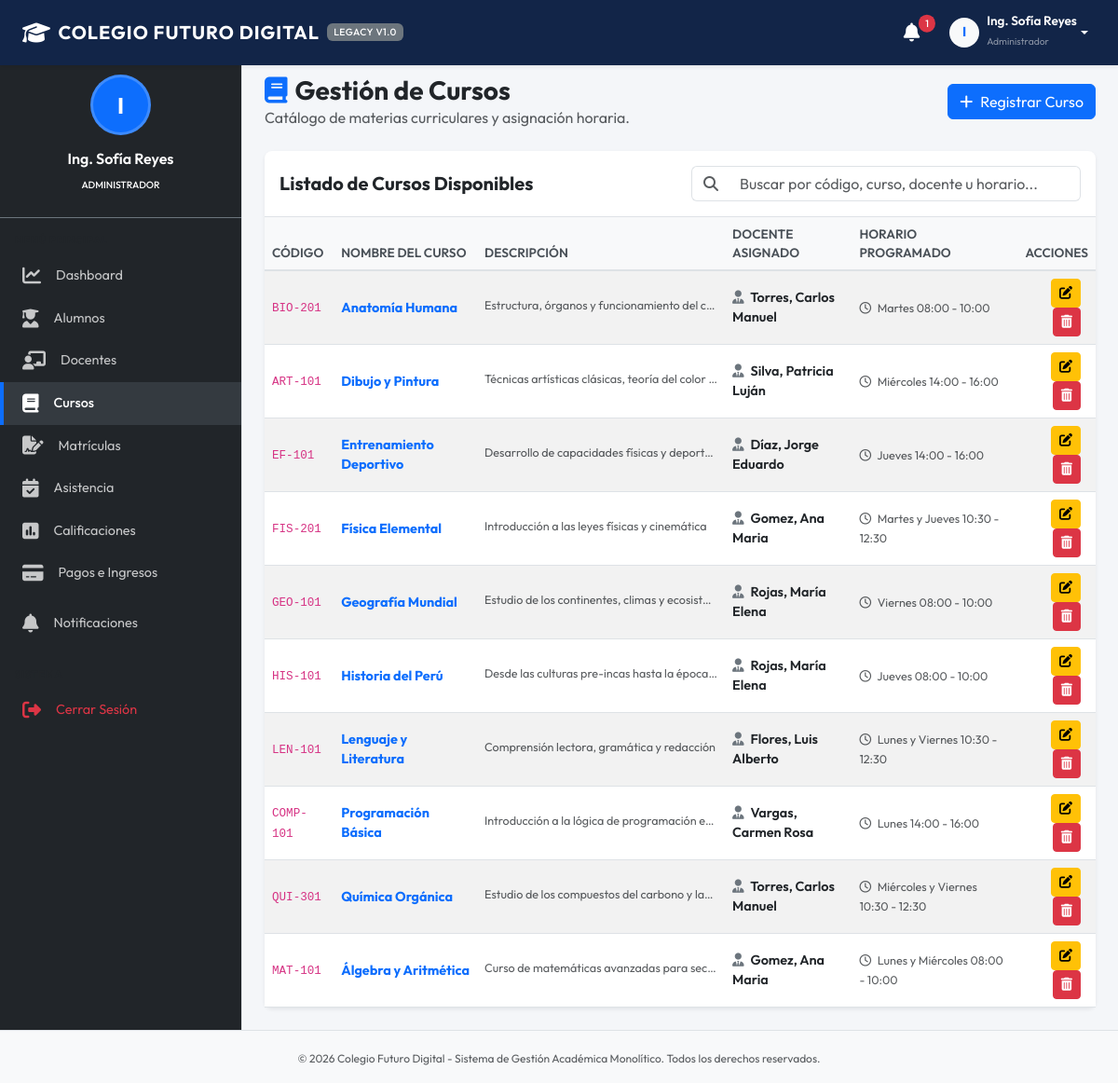
Screenshot of /modules/cursos.php (signed in) with the database file from the repository.
### tables this page shows
CREATE TABLE cursos (
            id INTEGER PRIMARY KEY AUTOINCREMENT,
            nombre TEXT NOT NULL,
            codigo TEXT UNIQUE NOT NULL,
            descripcion TEXT,
            profesor_id INTEGER,
            horario TEXT,
            FOREIGN KEY (profesor_id) REFERENCES profesores(id) ON DELETE SET NULL
        );

CREATE TABLE profesores (
            id INTEGER PRIMARY KEY AUTOINCREMENT,
            usuario_id INTEGER UNIQUE,
            nombre TEXT NOT NULL,
            apellido TEXT NOT NULL,
            especialidad TEXT,
            telefono TEXT,
            email TEXT,
            FOREIGN KEY (usuario_id) REFERENCES usuarios(id) ON DELETE SET NULL
        );

### modules/cursos.php (the view, shortened to what this page needs)
<?php
$rol = $_SESSION['usuario_rol'];
$can_modify = in_array($rol, ['Director', 'Administrador']);
$action = $_GET['action'] ?? 'list';
require_once __DIR__ . '/../includes/header.php';
require_once __DIR__ . '/../includes/sidebar.php';
?>
<div class="d-flex justify-content-between align-items-center mb-4">
    <div>
        <h1 class="h3 mb-0 text-dark fw-bold"><i class="fa-solid fa-book me-2 text-primary"></i>Gestión de Cursos</h1>
        <p class="text-muted mb-0">Catálogo de materias curriculares y asignación horaria.</p>
    </div>
    <?php if ($action === 'list' && $can_modify): ?>
        <a href="cursos.php?action=new" class="btn btn-primary"><i class="fa-solid fa-plus me-2"></i>Registrar Curso</a>
    <?php elseif ($action !== 'list'): ?>
        <a href="cursos.php" class="btn btn-outline-secondary"><i class="fa-solid fa-arrow-left me-2"></i>Volver al Listado</a>
    <?php endif; ?>
</div>
<?php if ($action === 'list'): ?>
    <?php
    try {
        $stmt = $pdo->query("
            SELECT c.*, p.nombre as prof_nombre, p.apellido as prof_apellido
            FROM cursos c
            LEFT JOIN profesores p ON c.profesor_id = p.id
            ORDER BY c.nombre ASC
        ");
        $cursos = $stmt->fetchAll();
    } catch (PDOException $e) {
        echo "<div class='alert alert-danger'>Error al cargar cursos: " . $e->getMessage() . "</div>";
        $cursos = [];
    }
    ?>
    <div class="card bg-white shadow-sm border-0">
        <div class="card-header bg-transparent border-bottom py-3">
            <div class="row align-items-center">
                <div class="col-md-6">
                    <h5 class="card-title mb-0 fw-bold">Listado de Cursos Disponibles</h5>
                </div>
                <div class="col-md-6 mt-2 mt-md-0">
                    <div class="input-group">
                        <span class="input-group-text bg-white border-end-0"><i class="fa-solid fa-magnifying-glass text-muted"></i></span>
                        <input type="text" class="form-control border-start-0" id="tableSearch" placeholder="Buscar por código, curso, docente u horario...">
                    </div>
                </div>
            </div>
        </div>
        <div class="card-body p-0">
            <div class="table-responsive">
                <table class="table table-hover table-striped align-middle mb-0">
                    <thead>
                        <tr>
                            <th>Código</th>
                            <th>Nombre del Curso</th>
                            <th>Descripción</th>
                            <th>Docente Asignado</th>
                            <th>Horario Programado</th>
                            <?php if ($can_modify): ?>
                                <th class="text-end">Acciones</th>
                            <?php endif; ?>
                        </tr>
                    </thead>
                    <tbody>
                        <?php if (empty($cursos)): ?>
                            <tr>
                                <td colspan="<?php echo $can_modify ? '6' : '5'; ?>" class="text-center py-4 text-muted">No se registran cursos.</td>
                            </tr>
                        <?php else: ?>
                            <?php foreach ($cursos as $c): ?>
                                <tr>
                                    <td><code><?php echo htmlspecialchars($c['codigo']); ?></code></td>
                                    <td class="fw-bold text-primary"><?php echo htmlspecialchars($c['nombre']); ?></td>
                                    <td><small class="text-muted text-truncate d-inline-block" style="max-width: 250px;"><?php echo htmlspecialchars($c['descripcion'] ?: '-'); ?></small></td>
                                    <td>
                                        <?php if ($c['profesor_id']): ?>
                                            <div class="fw-semibold"><i class="fa-solid fa-user-tie me-1 text-secondary"></i> <?php echo htmlspecialchars($c['prof_apellido'] . ', ' . $c['prof_nombre']); ?></div>
                                        <?php else: ?>
                                            <span class="text-danger fw-semibold"><i class="fa-solid fa-triangle-exclamation me-1"></i> Sin docente asignado</span>
                                        <?php endif; ?>
                                    </td>
                                    <td>
                                        <small class="text-muted"><i class="fa-regular fa-clock me-1"></i> <?php echo htmlspecialchars($c['horario'] ?: 'No programado'); ?></small>
                                    </td>
                                    <?php if ($can_modify): ?>
                                        <td class="text-end px-3">
                                            <a href="cursos.php?action=edit&id=<?php echo $c['id']; ?>" class="btn btn-sm btn-warning" title="Editar"><i class="fa-solid fa-pen-to-square"></i></a>
                                            <a href="cursos.php?action=delete&id=<?php echo $c['id']; ?>" class="btn btn-sm btn-danger" title="Eliminar" onclick="return confirmarEliminacion('¿Desea eliminar este curso del sistema? Esta acción desvinculará calificaciones y asistencias relacionadas.');"><i class="fa-solid fa-trash-can"></i></a>
                                        </td>
                                    <?php endif; ?>
                                </tr>
                            <?php endforeach; ?>
                        <?php endif; ?>
                    </tbody>
                </table>
            </div>
        </div>
    </div>
<?php endif; ?>
<?php
require_once __DIR__ . '/../includes/footer.php';
?>

### assets/css/style.css (style rules this page uses)
:root { --primary-color: #1e3c72; --primary-dark: #122548; --primary-light: #2a5298; --secondary-color: #6c757d; --bg-light: #f4f6f9; --sidebar-bg: #212529; --sidebar-hover: #343a40; --sidebar-active: #0d6efd; --text-dark: #333333; --font-sans: 'Outfit', 'Roboto', -apple-system, BlinkMacSystemFont, "Segoe UI", sans-serif; }
body { font-family: var(--font-sans); background-color: var(--bg-light); color: var(--text-dark); margin: 0; padding-top: 56px; display: flex; flex-direction: column; min-height: 100vh; }
.card { border-radius: 8px; box-shadow: 0 4px 6px rgba(0, 0, 0, 0.05); }
.table { border-collapse: separate; border-spacing: 0; }
.table th { background-color: #f8f9fa; color: #495057; font-weight: 600; border-bottom: 2px solid #dee2e6; font-size: 0.85rem; text-transform: uppercase; }
.table td { font-size: 0.9rem; vertical-align: middle; }

### rows the page displays
cursos: codigo "BIO-201", nombre "Anatomía Humana", descripcion "Estructura, órganos y funcionamiento del c…", profesor.nombre "Torres, Carlos Manuel", horario "Martes 08:00 - 10:00"
cursos: codigo "ART-101", nombre "Dibujo y Pintura", descripcion "Técnicas artísticas clásicas, teoría del color…", profesor.nombre "Silva, Patricia Luján", horario "Miércoles 14:00 - 16:00"
cursos: codigo "EF-101", nombre "Entrenamiento Deportivo", descripcion "Desarrollo de capacidades físicas y deport…", profesor.nombre "Díaz, Jorge Eduardo", horario "Jueves 14:00 - 16:00"
cursos: codigo "FIS-201", nombre "Física Elemental", descripcion "Introducción a las leyes físicas y cinemática", profesor.nombre "Gomez, Ana Maria", horario "Martes y Jueves 10:30 - 12:30"
cursos: codigo "GEO-101", nombre "Geografía Mundial", descripcion "Estudio de los continentes, climas y ecosist…", profesor.nombre "Rojas, María Elena", horario "Viernes 08:00 - 10:00"
cursos: codigo "HIS-101", nombre "Historia del Perú", descripcion "Desde las culturas pre-incas hasta la época…", profesor.nombre "Rojas, María Elena", horario "Jueves 08:00 - 10:00"
cursos: codigo "LEN-101", nombre "Lenguaje y Literatura", descripcion "Comprensión lectora, gramática y redacción", profesor.nombre "Flores, Luis Alberto", horario "Lunes y Viernes 10:30 - 12:30"
cursos: codigo "COMP-101", nombre "Programación Básica", descripcion "Introducción a la lógica de programación e…", profesor.nombre "Vargas, Carmen Rosa", horario "Lunes 14:00 - 16:00"
cursos: codigo "QUI-301", nombre "Química Orgánica", descripcion "Estudio de los compuestos del carbono y la…", profesor.nombre "Torres, Carlos Manuel", horario "Miércoles y Viernes 10:30 - 12:30"
cursos: codigo "MAT-101", nombre "Álgebra y Aritmética", descripcion "Curso de matemáticas avanzadas para sec…", profesor.nombre "Gomez, Ana Maria", horario "Lunes y Miércoles 08:00 - 10:00"

### other values shown
$notif_count "1"
substr($_SESSION['usuario_nombre'], 0, 1) "I"
$_SESSION['usuario_nombre'] "Ing. Sofía Reyes"
$_SESSION['usuario_rol'] "Administrador"
$rol "ADMINISTRADOR"
